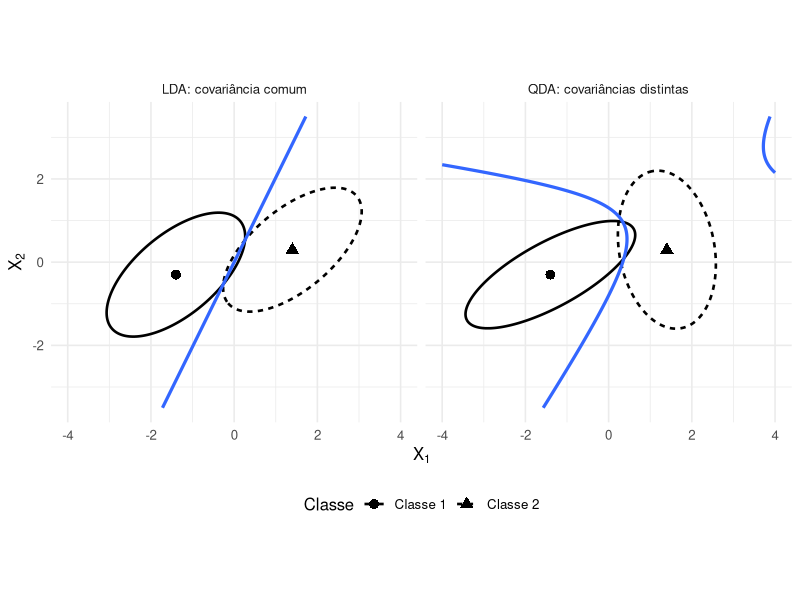
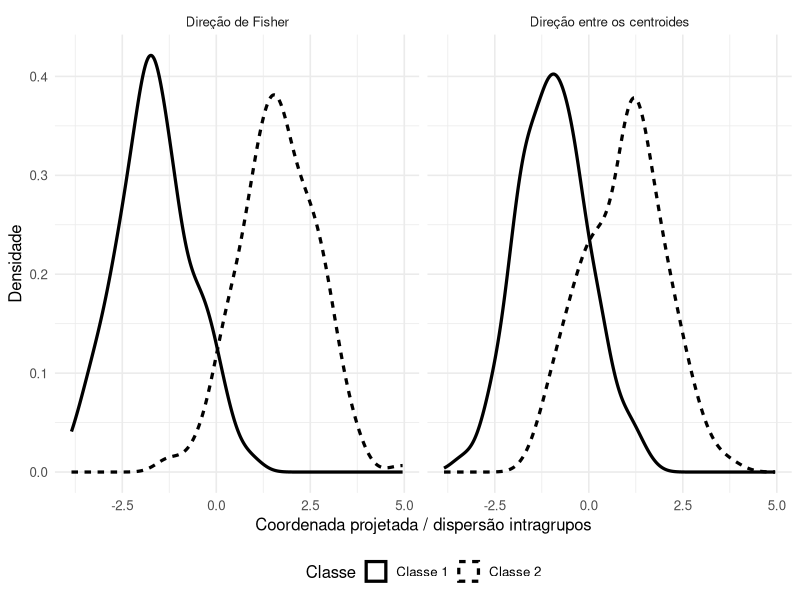
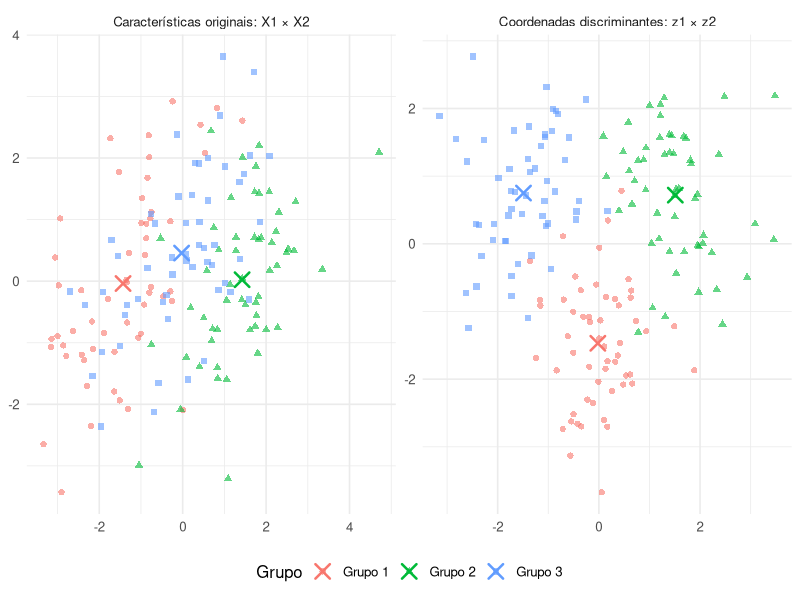

These figures' R source, in order:
## ---- chunk 1
#| label: fig-fronteiras-lda-qda
#| echo: false
#| warning: false
#| message: false
#| fig-cap: "Fronteiras de decisão para duas populações normais. As elipses delimitam regiões de concentração de 75%. Com covariância comum, a LDA produz uma fronteira linear; com covariâncias distintas, a QDA pode produzir uma fronteira quadrática."
#| fig-width: 10
#| fig-height: 5
#| fig-align: center

library(ggplot2)

delta_lda <- function(X, mu, Sigma, prior = 0.5) {
  Sigma_inv <- solve(Sigma)

  as.vector(
    X %*% Sigma_inv %*% mu
  ) -
    0.5 *
    as.numeric(
      t(mu) %*% Sigma_inv %*% mu
    ) +
    log(prior)
}

delta_qda <- function(X, mu, Sigma, prior = 0.5) {
  Sigma_inv <- solve(Sigma)

  D <- sweep(
    X,
    2,
    mu,
    "-"
  )

  quadratica <- rowSums(
    (D %*% Sigma_inv) * D
  )

  -0.5 * log(det(Sigma)) -
    0.5 * quadratica +
    log(prior)
}

elipse_normal <- function(
  mu,
  Sigma,
  classe,
  cenario,
  prob = 0.75,
  n = 250
) {
  decomposicao <- eigen(
    Sigma,
    symmetric = TRUE
  )

  angulo <- seq(
    0,
    2 * pi,
    length.out = n
  )

  circulo <- cbind(
    cos(angulo),
    sin(angulo)
  )

  raio <- sqrt(
    qchisq(
      prob,
      df = 2
    )
  )

  transformacao <- decomposicao$vectors %*%
    diag(
      sqrt(
        decomposicao$values
      )
    )

  pontos <- raio *
    circulo %*%
    t(transformacao)

  pontos <- sweep(
    pontos,
    2,
    mu,
    "+"
  )

  data.frame(
    x1 = pontos[, 1],
    x2 = pontos[, 2],
    classe = classe,
    cenario = cenario
  )
}

mu_1 <- c(
  -1.4,
  -0.3
)

mu_2 <- c(
  1.4,
  0.3
)

Sigma_comum <- matrix(
  c(
    1.0, 0.55,
    0.55, 0.8
  ),
  nrow = 2,
  byrow = TRUE
)

Sigma_1 <- matrix(
  c(
    1.5, 0.7,
    0.7, 0.6
  ),
  nrow = 2,
  byrow = TRUE
)

Sigma_2 <- matrix(
  c(
    0.5, -0.15,
    -0.15, 1.3
  ),
  nrow = 2,
  byrow = TRUE
)

grade_base <- expand.grid(
  x1 = seq(
    -4,
    4,
    length.out = 220
  ),
  x2 = seq(
    -3.5,
    3.5,
    length.out = 220
  )
)

X_grade <- as.matrix(
  grade_base[
    c(
      "x1",
      "x2"
    )
  ]
)

grade_lda <- grade_base

grade_lda$diferenca <-
  delta_lda(
    X_grade,
    mu_1,
    Sigma_comum
  ) -
  delta_lda(
    X_grade,
    mu_2,
    Sigma_comum
  )

grade_lda$cenario <-
  "LDA: covariância comum"

grade_qda <- grade_base

grade_qda$diferenca <-
  delta_qda(
    X_grade,
    mu_1,
    Sigma_1
  ) -
  delta_qda(
    X_grade,
    mu_2,
    Sigma_2
  )

grade_qda$cenario <-
  "QDA: covariâncias distintas"

grade <- rbind(
  grade_lda,
  grade_qda
)

elipses <- rbind(
  elipse_normal(
    mu_1,
    Sigma_comum,
    "Classe 1",
    "LDA: covariância comum"
  ),
  elipse_normal(
    mu_2,
    Sigma_comum,
    "Classe 2",
    "LDA: covariância comum"
  ),
  elipse_normal(
    mu_1,
    Sigma_1,
    "Classe 1",
    "QDA: covariâncias distintas"
  ),
  elipse_normal(
    mu_2,
    Sigma_2,
    "Classe 2",
    "QDA: covariâncias distintas"
  )
)

centros <- rbind(
  data.frame(
    x1 = c(
      mu_1[1],
      mu_2[1]
    ),
    x2 = c(
      mu_1[2],
      mu_2[2]
    ),
    classe = c(
      "Classe 1",
      "Classe 2"
    ),
    cenario =
      "LDA: covariância comum"
  ),
  data.frame(
    x1 = c(
      mu_1[1],
      mu_2[1]
    ),
    x2 = c(
      mu_1[2],
      mu_2[2]
    ),
    classe = c(
      "Classe 1",
      "Classe 2"
    ),
    cenario =
      "QDA: covariâncias distintas"
  )
)

ggplot() +
  geom_path(
    data = elipses,
    aes(
      x = x1,
      y = x2,
      linetype = classe,
      group = interaction(
        classe,
        cenario
      )
    ),
    linewidth = 0.9
  ) +
  geom_point(
    data = centros,
    aes(
      x = x1,
      y = x2,
      shape = classe
    ),
    size = 3
  ) +
  geom_contour(
    data = grade,
    aes(
      x = x1,
      y = x2,
      z = diferenca
    ),
    breaks = 0,
    linewidth = 1.1,
    show.legend = FALSE
  ) +
  facet_wrap(
    ~ cenario
  ) +
  coord_equal() +
  labs(
    x = expression(X[1]),
    y = expression(X[2]),
    linetype = "Classe",
    shape = "Classe"
  ) +
  theme_minimal(
    base_size = 12
  ) +
  theme(
    legend.position = "bottom"
  )
## ---- chunk 2
#| label: fig-projecoes-fisher
#| echo: false
#| warning: false
#| message: false
#| fig-cap: "Projeção das mesmas duas classes na direção que une os centroides e na direção de Fisher. A direção discriminante aumenta a separação entre os grupos relativamente à dispersão intragrupos."
#| fig-width: 10
#| fig-height: 5
#| fig-align: center

library(ggplot2)

rmvnorm_base <- function(
  n,
  mu,
  Sigma
) {
  p <- length(mu)

  Z <- matrix(
    rnorm(
      n * p
    ),
    nrow = n,
    ncol = p
  )

  X <- Z %*%
    chol(Sigma)

  sweep(
    X,
    2,
    mu,
    "+"
  )
}

padroniza_intra <- function(
  z,
  grupo
) {
  medias_grupo <- ave(
    z,
    grupo
  )

  variancia_intra <-
    sum(
      (z - medias_grupo)^2
    ) /
    (
      length(z) -
        length(
          unique(grupo)
        )
    )

  (
    z - mean(z)
  ) /
    sqrt(
      variancia_intra
    )
}

set.seed(2026)

mu_1 <- c(
  -1.5,
  -0.5
)

mu_2 <- c(
  1.5,
  0.5
)

Sigma <- matrix(
  c(
    2.0, 1.4,
    1.4, 1.2
  ),
  nrow = 2,
  byrow = TRUE
)

n <- 180

X_1 <- rmvnorm_base(
  n,
  mu_1,
  Sigma
)

X_2 <- rmvnorm_base(
  n,
  mu_2,
  Sigma
)

X <- rbind(
  X_1,
  X_2
)

grupo <- factor(
  rep(
    c(
      "Classe 1",
      "Classe 2"
    ),
    each = n
  )
)

media_1 <- colMeans(
  X_1
)

media_2 <- colMeans(
  X_2
)

d <- media_2 - media_1

D_1 <- sweep(
  X_1,
  2,
  media_1,
  "-"
)

D_2 <- sweep(
  X_2,
  2,
  media_2,
  "-"
)

T_intra <- crossprod(
  D_1
) +
  crossprod(
    D_2
  )

a_centroides <- d /
  sqrt(
    sum(
      d^2
    )
  )

a_fisher <- solve(
  T_intra,
  d
)

a_fisher <- a_fisher /
  sqrt(
    sum(
      a_fisher^2
    )
  )

z_centroides <- as.vector(
  X %*%
    a_centroides
)

z_fisher <- as.vector(
  X %*%
    a_fisher
)

dados_projecao <- rbind(
  data.frame(
    escore = padroniza_intra(
      z_centroides,
      grupo
    ),
    grupo = grupo,
    direcao =
      "Direção entre os centroides"
  ),
  data.frame(
    escore = padroniza_intra(
      z_fisher,
      grupo
    ),
    grupo = grupo,
    direcao =
      "Direção de Fisher"
  )
)

ggplot(
  dados_projecao,
  aes(
    x = escore,
    linetype = grupo
  )
) +
  geom_density(
    linewidth = 1.1,
    adjust = 1.05
  ) +
  facet_wrap(
    ~ direcao,
    nrow = 1
  ) +
  labs(
    x =
      "Coordenada projetada / dispersão intragrupos",
    y =
      "Densidade",
    linetype =
      "Classe"
  ) +
  theme_minimal(
    base_size = 12
  ) +
  theme(
    legend.position = "bottom"
  )
## ---- chunk 3
#| label: fig-coordenadas-discriminantes
#| echo: false
#| warning: false
#| message: false
#| fig-cap: "Representação de três grupos em duas características originais e nas duas coordenadas discriminantes de Fisher. As coordenadas são construídas especificamente para representar a separação entre os grupos."
#| fig-width: 10
#| fig-height: 5
#| fig-align: center

library(ggplot2)

rmvnorm_base <- function(
  n,
  mu,
  Sigma
) {
  p <- length(mu)

  Z <- matrix(
    rnorm(
      n * p
    ),
    nrow = n,
    ncol = p
  )

  X <- Z %*%
    chol(Sigma)

  sweep(
    X,
    2,
    mu,
    "+"
  )
}

set.seed(2027)

Sigma <- matrix(
  c(
    1.2, 0.7, 0.2,
    0.7, 1.8, 0.1,
    0.2, 0.1, 0.7
  ),
  nrow = 3,
  byrow = TRUE
)

medias <- list(
  c(
    -1.6,
    0.0,
    -0.8
  ),
  c(
    1.6,
    0.0,
    -0.8
  ),
  c(
    0.0,
    0.3,
    1.8
  )
)

n_grupo <- 55

X_lista <- lapply(
  medias,
  function(mu) {
    rmvnorm_base(
      n_grupo,
      mu,
      Sigma
    )
  }
)

X <- do.call(
  rbind,
  X_lista
)

grupo <- factor(
  rep(
    c(
      "Grupo 1",
      "Grupo 2",
      "Grupo 3"
    ),
    each = n_grupo
  )
)

media_global <- colMeans(
  X
)

T_intra <- matrix(
  0,
  nrow = 3,
  ncol = 3
)

T_entre <- matrix(
  0,
  nrow = 3,
  ncol = 3
)

for (
  g in levels(grupo)
) {
  X_g <- X[
    grupo == g,
    ,
    drop = FALSE
  ]

  media_g <- colMeans(
    X_g
  )

  D_g <- sweep(
    X_g,
    2,
    media_g,
    "-"
  )

  T_intra <- T_intra +
    crossprod(
      D_g
    )

  d_g <- matrix(
    media_g -
      media_global,
    ncol = 1
  )

  T_entre <- T_entre +
    nrow(X_g) *
    (
      d_g %*%
        t(d_g)
    )
}

decomp_intra <- eigen(
  T_intra,
  symmetric = TRUE
)

T_intra_menos_meio <-
  decomp_intra$vectors %*%
  diag(
    1 /
      sqrt(
        decomp_intra$values
      )
  ) %*%
  t(
    decomp_intra$vectors
  )

K_F <-
  T_intra_menos_meio %*%
  T_entre %*%
  T_intra_menos_meio

decomp_fisher <- eigen(
  K_F,
  symmetric = TRUE
)

U_2 <- decomp_fisher$vectors[
  ,
  1:2,
  drop = FALSE
]

A <- T_intra_menos_meio %*%
  U_2

normas <- sqrt(
  colSums(
    A^2
  )
)

A <- sweep(
  A,
  2,
  normas,
  "/"
)

X_c <- sweep(
  X,
  2,
  media_global,
  "-"
)

Z <- X_c %*%
  A

dados_original <- data.frame(
  eixo_1 = X[, 1],
  eixo_2 = X[, 2],
  grupo = grupo,
  painel =
    "Características originais: X1 × X2"
)

dados_discriminante <- data.frame(
  eixo_1 = Z[, 1],
  eixo_2 = Z[, 2],
  grupo = grupo,
  painel =
    "Coordenadas discriminantes: z1 × z2"
)

dados_figura <- rbind(
  dados_original,
  dados_discriminante
)

centroides <- aggregate(
  cbind(
    eixo_1,
    eixo_2
  ) ~
    grupo +
    painel,
  data = dados_figura,
  FUN = mean
)

ggplot(
  dados_figura,
  aes(
    x = eixo_1,
    y = eixo_2,
    color = grupo,
    shape = grupo
  )
) +
  geom_point(
    alpha = 0.6,
    size = 1.8
  ) +
  geom_point(
    data = centroides,
    aes(
      x = eixo_1,
      y = eixo_2,
      color = grupo
    ),
    inherit.aes = FALSE,
    shape = 4,
    size = 4,
    stroke = 1.3
  ) +
  facet_wrap(
    ~ painel,
    scales = "free"
  ) +
  labs(
    x = NULL,
    y = NULL,
    color = "Grupo",
    shape = "Grupo"
  ) +
  theme_minimal(
    base_size = 12
  ) +
  theme(
    legend.position = "bottom"
  )
